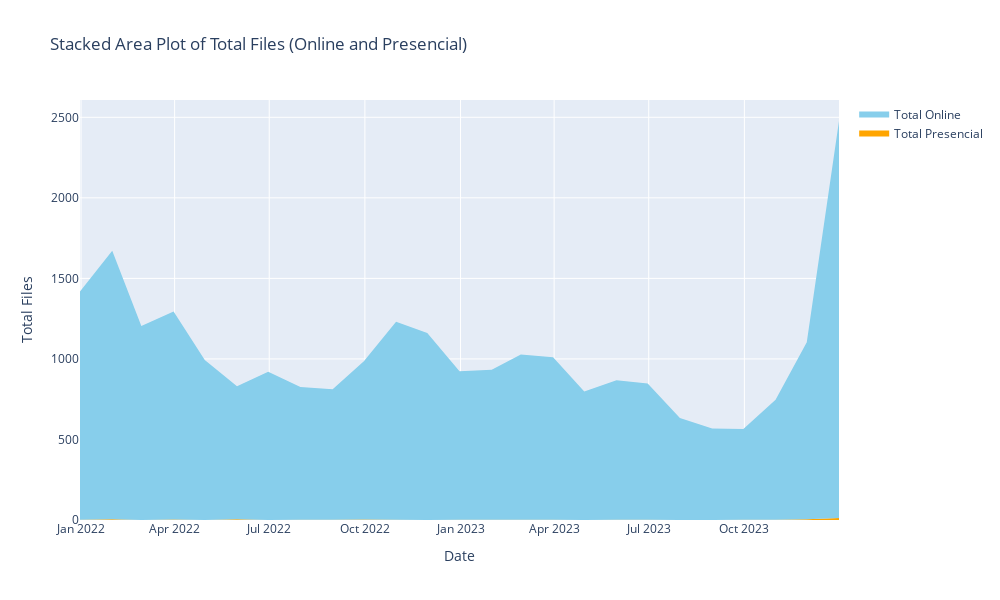

The cell this chart's notebook holds for it:
### Markdown cell above
## Bokeh stacked

### Code cell
import plotly.graph_objects as go

# Prepare the data (assuming df_autoconsumo_group_m has datetime index and required columns)
df_b = df_autoconsumo_group_m.reset_index()

# Create the stacked area plot
fig = go.Figure()

# Add the area for total_presencial
fig.add_trace(go.Scatter(
    x=df_b['fecha_registro_exp'],
    y=df_b['total_presencial'],
    mode='none',
    stackgroup='one',  # Stack the areas
    fill='tonexty',  # Fill the area below the line
    name='Total Presencial',
    fillcolor='orange',
    hoverinfo='x+y+name'  # Display x (date), y (value), and name (category)
))

# Add the area for total_online
fig.add_trace(go.Scatter(
    x=df_b['fecha_registro_exp'],
    y=df_b['total_online'],
    mode='none',
    stackgroup='one',  # Stack the areas
    fill='tonexty',  # Fill the area below the line
    name='Total Online',
    fillcolor='skyblue',
    hoverinfo='x+y+name'  # Display x (date), y (value), and name (category)
))


# Update layout
fig.update_layout(
    title="Stacked Area Plot of Total Files (Online and Presencial)",
    xaxis_title="Date",
    yaxis_title="Total Files",
    width=1000,  # Increase width for better visibility
    height=600,  # Increase height for better visibility
    hovermode="x unified",  # Show hover info in a unified box
    hoverlabel=dict(
        font_size=10,  # Set the font size to 10 (smaller)
        font_family="Arial",  # Set the font family to Arial (optional)
    )
)
# Show the plot
fig.show()

### Figure 1 — Plotly figure (JSON) as saved in the notebook; plotly's stock layout.template omitted (floating-point values rounded to 4 significant figures)
{"data": [{"fill": "tonexty", "fillcolor": "orange", "hoverinfo": "x+y+name", "mode": "none", "name": "Total Presencial", "stackgroup": "one", "type": "scatter", "x": ["2021-12-31T00:00:00", "2022-01-31T00:00:00", "2022-02-28T00:00:00", "2022-03-31T00:00:00", "2022-04-30T00:00:00", "2022-05-31T00:00:00", "2022-06-30T00:00:00", "2022-07-31T00:00:00", "2022-08-31T00:00:00", "2022-09-30T00:00:00", "2022-10-31T00:00:00", "2022-11-30T00:00:00", "2022-12-31T00:00:00", "2023-01-31T00:00:00", "2023-02-28T00:00:00", "2023-03-31T00:00:00", "2023-04-30T00:00:00", "2023-05-31T00:00:00", "2023-06-30T00:00:00", "2023-07-31T00:00:00", "2023-08-31T00:00:00", "2023-09-30T00:00:00", "2023-10-31T00:00:00", "2023-11-30T00:00:00", "2023-12-31T00:00:00"], "y": [2, 4, 0, 3, 0, 5, 0, 1, 1, 3, 1, 0, 1, 2, 1, 1, 0, 1, 1, 0, 0, 1, 1, 5, 12]}, {"fill": "tonexty", "fillcolor": "skyblue", "hoverinfo": "x+y+name", "mode": "none", "name": "Total Online", "stackgroup": "one", "type": "scatter", "x": ["2021-12-31T00:00:00", "2022-01-31T00:00:00", "2022-02-28T00:00:00", "2022-03-31T00:00:00", "2022-04-30T00:00:00", "2022-05-31T00:00:00", "2022-06-30T00:00:00", "2022-07-31T00:00:00", "2022-08-31T00:00:00", "2022-09-30T00:00:00", "2022-10-31T00:00:00", "2022-11-30T00:00:00", "2022-12-31T00:00:00", "2023-01-31T00:00:00", "2023-02-28T00:00:00", "2023-03-31T00:00:00", "2023-04-30T00:00:00", "2023-05-31T00:00:00", "2023-06-30T00:00:00", "2023-07-31T00:00:00", "2023-08-31T00:00:00", "2023-09-30T00:00:00", "2023-10-31T00:00:00", "2023-11-30T00:00:00", "2023-12-31T00:00:00"], "y": [1416, 1667, 1205, 1292, 993, 825, 921, 824, 810, 983, 1229, 1161, 923, 930, 1026, 1010, 797, 867, 847, 633, 568, 564, 745, 1098, 2465]}], "layout": {"height": 600, "hoverlabel": {"font": {"family": "Arial", "size": 10}}, "hovermode": "x unified", "title": {"text": "Stacked Area Plot of Total Files (Online and Presencial)"}, "width": 1000, "xaxis": {"title": {"text": "Date"}}, "yaxis": {"title": {"text": "Total Files"}}}}
